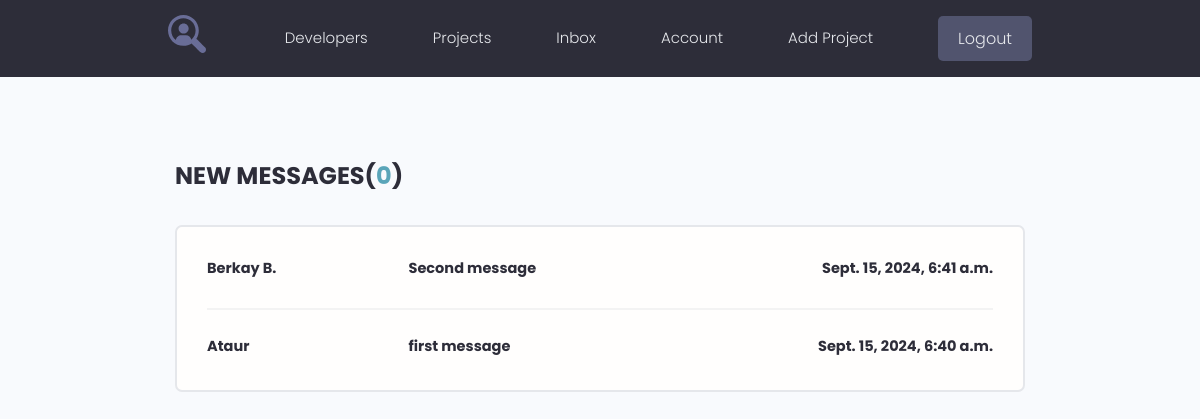
The page /inbox/ (signed in) on the database its author committed.
### users/models.py (models this page shows, shortened)
class Message(models.Model):
    sender = models.ForeignKey(Profile, on_delete=models.SET_NULL, blank=True, null=True)
    recipient = models.ForeignKey(Profile, on_delete=models.SET_NULL, blank=True, null=True, related_name='messages')  # related_name 1 ta modelda 2 ta colunm 1 ta modelga bog'langan bulsa obratniy svyaz qilish uchun realted name dagi nom orqali qilinadi.shunda condlikt bulmaydi
    name = models.CharField(max_length=200, blank=True)
    email = models.EmailField(max_length=200, blank=True)
    subject = models.CharField(max_length=200, blank=True)
    body = models.TextField()
    is_read = models.BooleanField(default=False)
    created = models.DateTimeField(auto_now_add=True)
    class Meta:
        ordering = ['is_read', '-created']  # avval is_read false lar chiqadi ,is_read 1 xil bulsa created teskari tartibda saralaydi

### users/views.py (the view)
# urls.py: path('inbox/', views.inbox, name='inbox'),
@login_required(login_url='login')
def inbox(request):
    profile = request.user.profile
    message_requests = profile.messages.all()  # abratniy svyaz yani Message clasidagi recipient ustunida related_name=messages yozilganu uchun abratniy svyaz qila oldik
    unread_count = message_requests.filter(is_read=False).count()  #uqilmagan habarlarni olish
    context = {
        'message_requests': message_requests,
        'unread_count': unread_count,
    }
    return render(request, 'users/inbox.html', context)

### users/templates/users/inbox.html
{% extends 'projects/base.html' %}
{% block content %}
  <main class="inbox my-xl">
    <div class="content-box">
      <h3 class="inbox__title">New Messages(<span>{{ unread_count }}</span>)</h3>
      <ul class="messages">
        {% for message in message_requests %}
        {% if message.is_read %}
        <li class="message message--unread">
        {% else %}
        <li class="message">
        {% endif %}
          <a href="{% url 'message' message.id %}">
            <span class="message__author">{{ message.name}}</span>
            <span class="message__subject">{{ message.subject }}</span>
            <span class="message__date">{{ message.created }}</span>
          </a>
        </li>
        {% endfor %}
      </ul>
    </div>
  </main>
{% endblock content %}

### projects/static/styles/app.css (style rules this page uses)
:root { --color-sub: #2d2d39; }
.content-box { width: 95%; max-width: 85rem; margin: 0 auto; }
.inbox { height: 90vh; }
.inbox__title, .inbox__title span { font-size: 2.4rem; font-weight: 700; color: var(--color-sub); text-transform: uppercase; text-align: left; margin-bottom: 3rem; }
.inbox__title span { color: var(--color-main); }
.messages { list-style: none; background: var(--color-white); padding: 0.5rem 3rem; border: 2px solid var(--color-light); border-radius: 0.7rem; }
.message { padding: 2.5rem 0; }
.message > a span { font-size: 1.45rem; font-weight: 500; }
.message.message--unread a span { font-weight: 700; color: var(--color-sub); }
.message:not(:last-child) { border-bottom: 2px solid var(--color-white-light); }
.message > a { display: flex; gap: 1rem; }
.message__author, .message__date { flex-basis: 25%; }
.message__subject { flex-basis: 50%; }
.message__date { text-align: right; }

### projects/static/uikit/styles/modules/_variables.css (style rules this page uses)
:root { --color-main: #5aa5b9; --color-main-light: #e6faff; --color-sub: #3f4156; --color-sub-light: #51546e; --color-sub-lighter: #ededfd; --color-text: #737373; --color-gray: #8b8b8b; --color-light: #e5e7eb; --color-light-gray: #767676; --color-bg: #f8fafd; --color-white: #fffefd; --color-white-light: #f3f3f3; --color-success: #359e64; --color-success-bg: #def8e8; --color-error: #fc4b0b; --color-error-bg: #fff2ee; --font-base: 'Poppins', arial, helvetica, 'Segoe UI', roboto, ubuntu, sans-serif; --font-monospace: 'Fira Code', 'Courier New', courier, monospace; --font-regular: 300; --font-medium: 500; --font-bold: 700; --generic-shadow: 1px 1px 5px #00000010; --generic-transition: all 0.3s ease-in-out; }

### projects/static/uikit/styles/modules/_base.css (style rules this page uses)
* { margin: 0; padding: 0; box-sizing: border-box; text-rendering: optimizeLegibility; color: inherit; font-size: inherit; }
html { font-size: 50%; }
@media only screen and (min-width: 480px) { html { font-size: 56.25%; } }
@media only screen and (min-width: 1200px) { html { font-size: 62.5%; } }
body { line-height: 1.6; font-weight: 400; font-size: 1.5rem; color: var(--color-text); background-color: var(--color-bg); min-height: 100vh; }

### projects/static/uikit/styles/modules/_typography.css (style rules this page uses)
* { font-family: var(--font-base); }
h3 { font-size: 3.2rem; font-weight: var(--font-medium); }
p, span, strong { font-size: 1.6rem; color: var(--color-text); font-weight: var(--font-regular); }
a { padding-bottom: 2px; text-decoration: none; display: inline-block; color: var(--color-main); font-weight: var(--font-medium); }

### projects/static/uikit/styles/modules/_utilities.css (style rules this page uses)
.my-xl { margin: 8rem auto; }

### rows shown on the page
Message: name "Berkay B.", subject "Second message", created "Sept. 15, 2024, 6:41 a.m."
Message: name "Ataur", subject "first message", created "Sept. 15, 2024, 6:40 a.m."

### other values the page prints
{{ unread_count }} "0"
